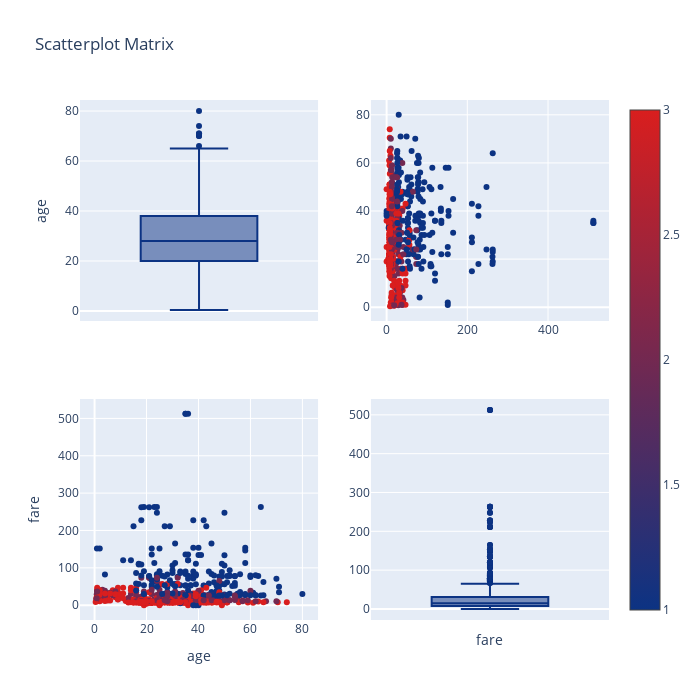

Notebook source saved alongside this figure:
### Code cell
scatter_matrix = ff.create_scatterplotmatrix(df[['age','fare','pclass']],diag='box', index='pclass',colormap='Portland',title='Scatterplot Matrix',height=700,width=700)
scatter_matrix.show()

### Figure 1 — Plotly figure (JSON) as saved in the notebook; plotly's stock layout.template omitted (floating-point values rounded to 4 significant figures; data arrays with more than 128 entries replaced by an {"elided": "..."} marker saying what was removed)
{"data": [{"marker": {"color": "rgb(12, 51, 131)"}, "showlegend": false, "type": "box", "xaxis": "x", "y": {"elided": "891 float values"}, "yaxis": "y"}, {"marker": {"color": {"elided": "891 int values"}, "colorscale": [[0, "rgb(12, 51, 131)"], [1, "rgb(217, 30, 30)"]], "showscale": true, "size": 6}, "mode": "markers", "showlegend": false, "type": "scatter", "x": {"elided": "891 float values"}, "xaxis": "x2", "y": {"elided": "891 float values"}, "yaxis": "y2"}, {"marker": {"color": {"elided": "891 int values"}, "colorscale": [[0, "rgb(12, 51, 131)"], [1, "rgb(217, 30, 30)"]], "showscale": false, "size": 6}, "mode": "markers", "showlegend": false, "type": "scatter", "x": {"elided": "891 float values"}, "xaxis": "x3", "y": {"elided": "891 float values"}, "yaxis": "y3"}, {"marker": {"color": "rgb(12, 51, 131)"}, "showlegend": false, "type": "box", "xaxis": "x4", "y": {"elided": "891 float values"}, "yaxis": "y4"}], "layout": {"height": 700, "showlegend": true, "title": {"text": "Scatterplot Matrix"}, "width": 700, "xaxis": {"anchor": "y", "domain": [0, 0.45], "showticklabels": false}, "xaxis2": {"anchor": "y2", "domain": [0.55, 1]}, "xaxis3": {"anchor": "y3", "domain": [0, 0.45], "title": {"text": "age"}}, "xaxis4": {"anchor": "y4", "domain": [0.55, 1], "showticklabels": false, "title": {"text": "fare"}}, "yaxis": {"anchor": "x", "domain": [0.575, 1], "title": {"text": "age"}}, "yaxis2": {"anchor": "x2", "domain": [0.575, 1]}, "yaxis3": {"anchor": "x3", "domain": [0, 0.425], "title": {"text": "fare"}}, "yaxis4": {"anchor": "x4", "domain": [0, 0.425]}}}
